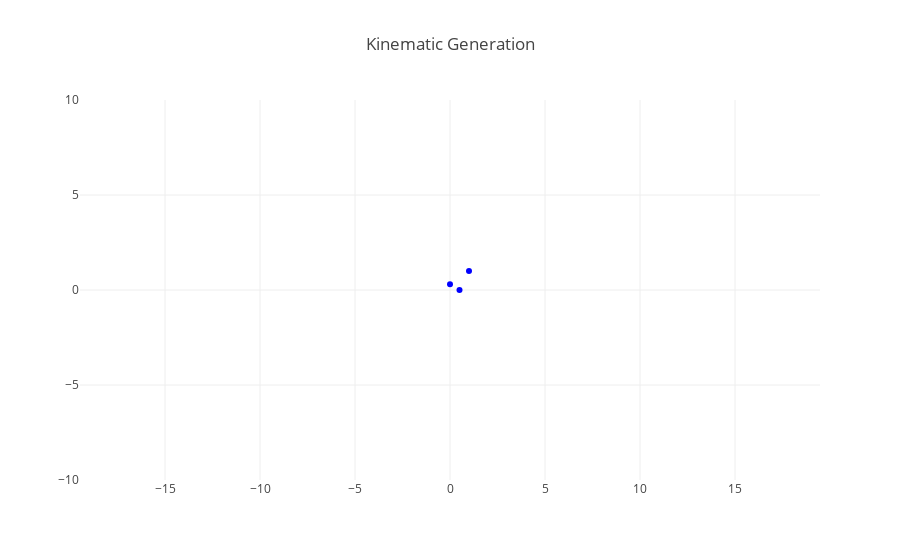

Notebook source saved alongside this figure:
### Markdown cell above
# Launching

### Code cell
launch = True
if launch == True:
    env = Environment(10, 10)
    md = MolecularDynamics(env, mode='kinematics')
    # [(md.plot(), md.leapfrog(1), md.leapfrog(2)) for i in range(12)]

    mols_x = [m.r.x for m in md.mols]
    mols_y = [m.r.y for m in md.mols]

    data=[dict(x=mols_x, y=mols_y, 
               mode='markers', 
               line=dict(width=2, color='blue')
              ),
        ]

    layout=dict(xaxis=dict(range=[-10, 10], autorange=False, zeroline=False),
                yaxis=dict(range=[-10, 10], autorange=False, zeroline=False, scaleanchor="x", scaleratio=1),
                title='Kinematic Generation',
                hovermode='closest',
               )

    frames=[dict(
        data=[dict(x=[m.r.x for m in md.mols],
                   y=[m.r.y for m in md.mols], 
                   mode='markers' + md.leapfrogs(),
                   marker=dict(color='red', size=10)
                  )
                      ]) for k in range(100)] 

    figure=dict(data=data, layout=layout, frames=frames)          
    iplot(figure, 'basic')

Atom.count

### Figure 1 — Plotly figure (JSON) as saved in the notebook; plotly's stock layout.template omitted (floating-point values rounded to 4 significant figures)
{"data": [{"line": {"color": "blue", "width": 2}, "mode": "markers", "type": "scatter", "uid": "37aad145-23ea-4334-b937-cc0a81bca3e7", "x": [0.5, 0, 1], "y": [0, 0.3, 1]}], "layout": {"hovermode": "closest", "title": {"text": "Kinematic Generation"}, "xaxis": {"autorange": false, "range": [-10, 10], "zeroline": false}, "yaxis": {"autorange": false, "range": [-10, 10], "scaleanchor": "x", "scaleratio": 1, "zeroline": false}}}
